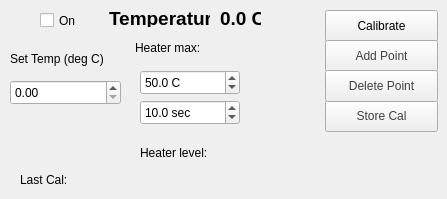
   <widget class="QWidget" name="tab_3">
    <attribute name="title">
     <string>Temp</string>
    </attribute>
    <widget class="QDoubleSpinBox" name="targetSpin">
     <property name="geometry">
      <rect>
       <x>10</x>
       <y>80</y>
       <width>111</width>
       <height>25</height>
      </rect>
     </property>
    </widget>
    <widget class="QCheckBox" name="setTempCheck">
     <property name="geometry">
      <rect>
       <x>40</x>
       <y>10</y>
       <width>87</width>
       <height>21</height>
      </rect>
     </property>
     <property name="text">
      <string>On</string>
     </property>
    </widget>
    <widget class="QLabel" name="label">
     <property name="geometry">
      <rect>
       <x>10</x>
       <y>50</y>
       <width>121</width>
       <height>17</height>
      </rect>
     </property>
     <property name="text">
      <string>Set Temp (deg C)</string>
     </property>
    </widget>
    <widget class="QPushButton" name="calibrateBtn">
     <property name="geometry">
      <rect>
       <x>325</x>
       <y>10</y>
       <width>113</width>
       <height>32</height>
      </rect>
     </property>
     <property name="styleSheet">
      <string notr="true">color: rgb(64,64,64	);</string>
     </property>
     <property name="text">
      <string>Calibrate</string>
     </property>
    </widget>
    <widget class="QPushButton" name="sendCalBtn">
     <property name="geometry">
      <rect>
       <x>325</x>
       <y>100</y>
       <width>113</width>
       <height>32</height>
      </rect>
     </property>
     <property name="styleSheet">
      <string notr="true">color: rgb(64,64,64);</string>
     </property>
     <property name="text">
      <string>Store Cal</string>
     </property>
    </widget>
    <widget class="QLabel" name="label_2">
     <property name="geometry">
      <rect>
       <x>20</x>
       <y>170</y>
       <width>81</width>
       <height>20</height>
      </rect>
     </property>
     <property name="text">
      <string>Last Cal:</string>
     </property>
    </widget>
    <widget class="QDoubleSpinBox" name="maxTempSpin">
     <property name="geometry">
      <rect>
       <x>140</x>
       <y>70</y>
       <width>100</width>
       <height>25</height>
      </rect>
     </property>
     <property name="suffix">
      <string> C</string>
     </property>
     <property name="decimals">
      <number>1</number>
     </property>
     <property name="maximum">
      <double>255.000000000000000</double>
     </property>
     <property name="value">
      <double>50.000000000000000</double>
     </property>
    </widget>
    <widget class="QLabel" name="label_5">
     <property name="geometry">
      <rect>
       <x>135</x>
       <y>35</y>
       <width>101</width>
       <height>25</height>
      </rect>
     </property>
     <property name="text">
      <string>Heater max:</string>
     </property>
    </widget>
    <widget class="QDoubleSpinBox" name="delaySpin">
     <property name="geometry">
      <rect>
       <x>140</x>
       <y>100</y>
       <width>100</width>
       <height>25</height>
      </rect>
     </property>
     <property name="suffix">
      <string> sec</string>
     </property>
     <property name="decimals">
      <number>1</number>
     </property>
     <property name="maximum">
      <double>1000.000000000000000</double>
     </property>
     <property name="value">
      <double>10.000000000000000</double>
     </property>
    </widget>
    <widget class="QLabel" name="label_7">
     <property name="geometry">
      <rect>
       <x>109</x>
       <y>10</y>
       <width>101</width>
       <height>17</height>
      </rect>
     </property>
     <property name="font">
      <font>
       <pointsize>14</pointsize>
       <weight>75</weight>
       <bold>true</bold>
      </font>
     </property>
     <property name="text">
      <string>Temperature</string>
     </property>
    </widget>
    <widget class="QLabel" name="tempLabel">
     <property name="geometry">
      <rect>
       <x>220</x>
       <y>10</y>
       <width>41</width>
       <height>17</height>
      </rect>
     </property>
     <property name="font">
      <font>
       <pointsize>14</pointsize>
       <weight>75</weight>
       <bold>true</bold>
      </font>
     </property>
     <property name="text">
      <string>0.0 C</string>
     </property>
    </widget>
    <widget class="QLabel" name="heaterLevelLabel">
     <property name="geometry">
      <rect>
       <x>249</x>
       <y>140</y>
       <width>100</width>
       <height>25</height>
      </rect>
     </property>
     <property name="text">
      <string/>
     </property>
    </widget>
    <widget class="QLabel" name="label_4">
     <property name="geometry">
      <rect>
       <x>140</x>
       <y>140</y>
       <width>100</width>
       <height>25</height>
      </rect>
     </property>
     <property name="text">
      <string>Heater level:</string>
     </property>
    </widget>
    <widget class="QPushButton" name="addPointBtn">
     <property name="geometry">
      <rect>
       <x>325</x>
       <y>40</y>
       <width>113</width>
       <height>32</height>
      </rect>
     </property>
     <property name="styleSheet">
      <string notr="true">color: rgb(64,64,64);</string>
     </property>
     <property name="text">
      <string>Add Point</string>
     </property>
    </widget>
    <widget class="QPushButton" name="delPointBtn">
     <property name="geometry">
      <rect>
       <x>325</x>
       <y>70</y>
       <width>113</width>
       <height>32</height>
      </rect>
     </property>
     <property name="styleSheet">
      <string notr="true">color: rgb(64,64,64);</string>
     </property>
     <property name="text">
      <string>Delete Point</string>
     </property>
    </widget>
   </widget>
